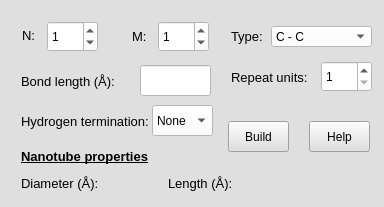
<?xml version="1.0" encoding="UTF-8"?>
<ui version="4.0">
 <class>Form</class>
 <widget class="QWidget" name="Form">
  <property name="geometry">
   <rect>
    <x>0</x>
    <y>0</y>
    <width>384</width>
    <height>207</height>
   </rect>
  </property>
  <property name="windowTitle">
   <string>Form</string>
  </property>
  <property name="styleSheet">
   <string notr="true">background-color: rgb(223, 223, 223);</string>
  </property>
  <layout class="QVBoxLayout" name="verticalLayout">
   <item>
    <widget class="QWidget" name="BuildSingleWall" native="true">
     <property name="autoFillBackground">
      <bool>false</bool>
     </property>
     <property name="styleSheet">
      <string notr="true">background-color: rgb(223, 223, 223);</string>
     </property>
     <widget class="QLabel" name="label_chirality_N">
      <property name="geometry">
       <rect>
        <x>11</x>
        <y>14</y>
        <width>21</width>
        <height>21</height>
       </rect>
      </property>
      <property name="font">
       <font>
        <pointsize>10</pointsize>
       </font>
      </property>
      <property name="text">
       <string>N:</string>
      </property>
     </widget>
     <widget class="QLabel" name="label_repeat_units">
      <property name="geometry">
       <rect>
        <x>220</x>
        <y>56</y>
        <width>81</width>
        <height>21</height>
       </rect>
      </property>
      <property name="font">
       <font>
        <pointsize>10</pointsize>
       </font>
      </property>
      <property name="text">
       <string>Repeat units:</string>
      </property>
     </widget>
     <widget class="QLabel" name="label_bond_length">
      <property name="geometry">
       <rect>
        <x>10</x>
        <y>60</y>
        <width>101</width>
        <height>20</height>
       </rect>
      </property>
      <property name="font">
       <font>
        <pointsize>10</pointsize>
       </font>
      </property>
      <property name="text">
       <string>Bond length (Å):</string>
      </property>
     </widget>
     <widget class="QLabel" name="label_type_nanotube">
      <property name="geometry">
       <rect>
        <x>220</x>
        <y>15</y>
        <width>61</width>
        <height>21</height>
       </rect>
      </property>
      <property name="font">
       <font>
        <pointsize>10</pointsize>
       </font>
      </property>
      <property name="text">
       <string>Type:</string>
      </property>
     </widget>
     <widget class="QComboBox" name="comboBox_type_nanotube">
      <property name="geometry">
       <rect>
        <x>260</x>
        <y>15</y>
        <width>101</width>
        <height>21</height>
       </rect>
      </property>
      <property name="styleSheet">
       <string notr="true">background-color: rgb(255, 255, 255);</string>
      </property>
      <item>
       <property name="text">
        <string>C - C</string>
       </property>
      </item>
      <item>
       <property name="text">
        <string>B - N</string>
       </property>
      </item>
      <item>
       <property name="text">
        <string>Ga - N</string>
       </property>
      </item>
      <item>
       <property name="text">
        <string>Al - N</string>
       </property>
      </item>
      <item>
       <property name="text">
        <string>Al - P</string>
       </property>
      </item>
      <item>
       <property name="text">
        <string>Ga - P</string>
       </property>
      </item>
     </widget>
     <widget class="QLineEdit" name="lineEdit_bond_length">
      <property name="geometry">
       <rect>
        <x>129</x>
        <y>54</y>
        <width>71</width>
        <height>31</height>
       </rect>
      </property>
      <property name="styleSheet">
       <string notr="true">background-color: rgb(255, 255, 255);</string>
      </property>
      <property name="clearButtonEnabled">
       <bool>true</bool>
      </property>
     </widget>
     <widget class="QPushButton" name="pushButton_build_nanotube">
      <property name="geometry">
       <rect>
        <x>217</x>
        <y>110</y>
        <width>61</width>
        <height>31</height>
       </rect>
      </property>
      <property name="text">
       <string>Build</string>
      </property>
     </widget>
     <widget class="QLabel" name="label_chirality_M">
      <property name="geometry">
       <rect>
        <x>121</x>
        <y>15</y>
        <width>21</width>
        <height>21</height>
       </rect>
      </property>
      <property name="font">
       <font>
        <pointsize>10</pointsize>
       </font>
      </property>
      <property name="text">
       <string>M:</string>
      </property>
     </widget>
     <widget class="QSpinBox" name="spinBox_chirality_N">
      <property name="geometry">
       <rect>
        <x>36</x>
        <y>10</y>
        <width>51</width>
        <height>31</height>
       </rect>
      </property>
      <property name="styleSheet">
       <string notr="true">background-color: rgb(255, 255, 255);</string>
      </property>
      <property name="value">
       <number>1</number>
      </property>
     </widget>
     <widget class="QSpinBox" name="spinBox_chirality_M">
      <property name="geometry">
       <rect>
        <x>147</x>
        <y>10</y>
        <width>51</width>
        <height>31</height>
       </rect>
      </property>
      <property name="styleSheet">
       <string notr="true">background-color: rgb(255, 255, 255);</string>
      </property>
      <property name="value">
       <number>1</number>
      </property>
     </widget>
     <widget class="QSpinBox" name="spinBox_repeat_units">
      <property name="geometry">
       <rect>
        <x>310</x>
        <y>50</y>
        <width>51</width>
        <height>31</height>
       </rect>
      </property>
      <property name="styleSheet">
       <string notr="true">background-color: rgb(255, 255, 255);</string>
      </property>
      <property name="minimum">
       <number>1</number>
      </property>
     </widget>
     <widget class="QPushButton" name="pushButton_help_build_nanotube">
      <property name="geometry">
       <rect>
        <x>298</x>
        <y>110</y>
        <width>61</width>
        <height>31</height>
       </rect>
      </property>
      <property name="text">
       <string>Help</string>
      </property>
     </widget>
     <widget class="QLabel" name="label_7">
      <property name="geometry">
       <rect>
        <x>10</x>
        <y>162</y>
        <width>81</width>
        <height>21</height>
       </rect>
      </property>
      <property name="font">
       <font>
        <pointsize>10</pointsize>
       </font>
      </property>
      <property name="text">
       <string>Diameter (Å):</string>
      </property>
     </widget>
     <widget class="QLineEdit" name="lineEdit_diameter_nanotube">
      <property name="geometry">
       <rect>
        <x>100</x>
        <y>162</y>
        <width>51</width>
        <height>21</height>
       </rect>
      </property>
      <property name="acceptDrops">
       <bool>false</bool>
      </property>
      <property name="styleSheet">
       <string notr="true"/>
      </property>
      <property name="frame">
       <bool>false</bool>
      </property>
      <property name="clearButtonEnabled">
       <bool>true</bool>
      </property>
     </widget>
     <widget class="QLabel" name="label_8">
      <property name="geometry">
       <rect>
        <x>10</x>
        <y>100</y>
        <width>131</width>
        <height>21</height>
       </rect>
      </property>
      <property name="font">
       <font>
        <pointsize>10</pointsize>
       </font>
      </property>
      <property name="text">
       <string>Hydrogen termination:</string>
      </property>
     </widget>
     <widget class="QComboBox" name="comboBox_type_nanotube_2">
      <property name="geometry">
       <rect>
        <x>141</x>
        <y>94</y>
        <width>61</width>
        <height>31</height>
       </rect>
      </property>
      <property name="styleSheet">
       <string notr="true">background-color: rgb(255, 255, 255);</string>
      </property>
      <item>
       <property name="text">
        <string>None</string>
       </property>
      </item>
      <item>
       <property name="text">
        <string>One ends</string>
       </property>
      </item>
      <item>
       <property name="text">
        <string>Both ends</string>
       </property>
      </item>
     </widget>
     <widget class="QLabel" name="label_9">
      <property name="geometry">
       <rect>
        <x>10</x>
        <y>135</y>
        <width>141</width>
        <height>21</height>
       </rect>
      </property>
      <property name="font">
       <font>
        <pointsize>10</pointsize>
        <weight>75</weight>
        <bold>true</bold>
        <underline>true</underline>
       </font>
      </property>
      <property name="text">
       <string>Nanotube properties</string>
      </property>
     </widget>
     <widget class="QLabel" name="label_length_nanotube">
      <property name="geometry">
       <rect>
        <x>157</x>
        <y>162</y>
        <width>71</width>
        <height>21</height>
       </rect>
      </property>
      <property name="font">
       <font>
        <pointsize>10</pointsize>
       </font>
      </property>
      <property name="text">
       <string>Length (Å):</string>
      </property>
     </widget>
     <widget class="QLineEdit" name="lineEdit_length_nanotube">
      <property name="geometry">
       <rect>
        <x>227</x>
        <y>162</y>
        <width>51</width>
        <height>21</height>
       </rect>
      </property>
      <property name="acceptDrops">
       <bool>false</bool>
      </property>
      <property name="styleSheet">
       <string notr="true"/>
      </property>
      <property name="frame">
       <bool>false</bool>
      </property>
      <property name="clearButtonEnabled">
       <bool>true</bool>
      </property>
     </widget>
    </widget>
   </item>
  </layout>
 </widget>
 <resources/>
 <connections/>
</ui>
